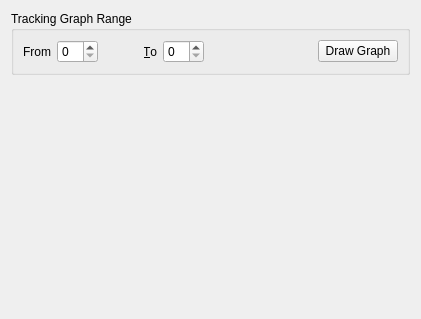
<?xml version="1.0" encoding="UTF-8"?>
<ui version="4.0">
 <class>graph_widget</class>
 <widget class="QWidget" name="graph_widget">
  <property name="geometry">
   <rect>
    <x>0</x>
    <y>0</y>
    <width>421</width>
    <height>319</height>
   </rect>
  </property>
  <property name="windowTitle">
   <string>Form</string>
  </property>
  <layout class="QVBoxLayout" name="verticalLayout">
   <item>
    <layout class="QVBoxLayout" name="verticalLayoutSetupGroup">
     <item>
      <layout class="QHBoxLayout" name="horizontalLayout">
       <item>
        <widget class="QGroupBox" name="groupBox">
         <property name="title">
          <string>Tracking Graph Range</string>
         </property>
         <layout class="QVBoxLayout" name="verticalLayout_3">
          <item>
           <layout class="QHBoxLayout" name="horizontalLayout_2">
            <item>
             <widget class="QLabel" name="label">
              <property name="sizePolicy">
               <sizepolicy hsizetype="Minimum" vsizetype="Preferred">
                <horstretch>0</horstretch>
                <verstretch>0</verstretch>
               </sizepolicy>
              </property>
              <property name="text">
               <string>From</string>
              </property>
              <property name="alignment">
               <set>Qt::AlignRight|Qt::AlignTrailing|Qt::AlignVCenter</set>
              </property>
              <property name="buddy">
               <cstring>spinBoxFrom</cstring>
              </property>
             </widget>
            </item>
            <item>
             <widget class="QSpinBox" name="spinBoxFrom">
              <property name="prefix">
               <string/>
              </property>
             </widget>
            </item>
            <item>
             <spacer name="horizontalSpacer_2">
              <property name="orientation">
               <enum>Qt::Horizontal</enum>
              </property>
              <property name="sizeType">
               <enum>QSizePolicy::Preferred</enum>
              </property>
              <property name="sizeHint" stdset="0">
               <size>
                <width>40</width>
                <height>20</height>
               </size>
              </property>
             </spacer>
            </item>
            <item>
             <widget class="QLabel" name="label_2">
              <property name="text">
               <string>&amp;To</string>
              </property>
              <property name="alignment">
               <set>Qt::AlignRight|Qt::AlignTrailing|Qt::AlignVCenter</set>
              </property>
              <property name="buddy">
               <cstring>spinBoxTo</cstring>
              </property>
             </widget>
            </item>
            <item>
             <widget class="QSpinBox" name="spinBoxTo">
              <property name="showGroupSeparator" stdset="0">
               <bool>false</bool>
              </property>
             </widget>
            </item>
            <item>
             <spacer name="horizontalSpacer">
              <property name="orientation">
               <enum>Qt::Horizontal</enum>
              </property>
              <property name="sizeHint" stdset="0">
               <size>
                <width>40</width>
                <height>20</height>
               </size>
              </property>
             </spacer>
            </item>
            <item>
             <widget class="QPushButton" name="pushButtonDrawGraph">
              <property name="text">
               <string>Draw Graph</string>
              </property>
             </widget>
            </item>
           </layout>
          </item>
         </layout>
        </widget>
       </item>
      </layout>
     </item>
    </layout>
   </item>
   <item>
    <spacer name="verticalSpacer">
     <property name="orientation">
      <enum>Qt::Vertical</enum>
     </property>
     <property name="sizeHint" stdset="0">
      <size>
       <width>20</width>
       <height>40</height>
      </size>
     </property>
    </spacer>
   </item>
   <item>
    <widget class="QWidget" name="graph_visualizer" native="true"/>
   </item>
  </layout>
 </widget>
 <tabstops>
  <tabstop>spinBoxFrom</tabstop>
  <tabstop>spinBoxTo</tabstop>
 </tabstops>
 <resources/>
 <connections/>
</ui>
